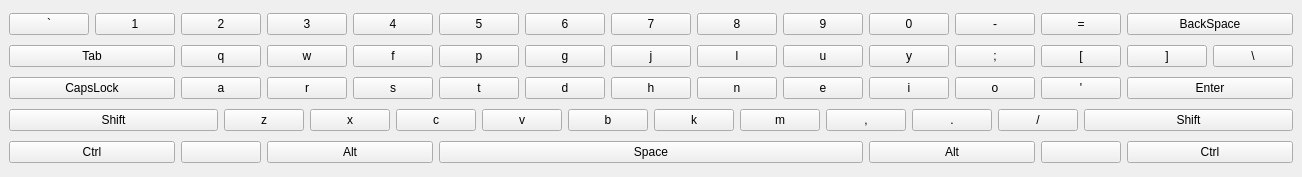
<?xml version="1.0" encoding="UTF-8"?>
<ui version="4.0">
 <class>ColemakKeyboard</class>
 <widget class="QMainWindow" name="ColemakKeyboard">
  <property name="geometry">
   <rect>
    <x>0</x>
    <y>0</y>
    <width>1302</width>
    <height>177</height>
   </rect>
  </property>
  <property name="windowTitle">
   <string>MainWindow</string>
  </property>
  <widget class="QWidget" name="centralwidget">
   <layout class="QGridLayout" name="gridLayout">
    <item row="0" column="0">
     <widget class="QPushButton" name="Btn1">
      <property name="text">
       <string>`</string>
      </property>
     </widget>
    </item>
    <item row="0" column="1">
     <widget class="QPushButton" name="Btn2">
      <property name="text">
       <string>1</string>
      </property>
     </widget>
    </item>
    <item row="0" column="2" colspan="2">
     <widget class="QPushButton" name="Btn3">
      <property name="text">
       <string>2</string>
      </property>
     </widget>
    </item>
    <item row="0" column="4" colspan="2">
     <widget class="QPushButton" name="Btn4">
      <property name="text">
       <string>3</string>
      </property>
     </widget>
    </item>
    <item row="0" column="6" colspan="2">
     <widget class="QPushButton" name="Btn5">
      <property name="text">
       <string>4</string>
      </property>
     </widget>
    </item>
    <item row="0" column="8" colspan="2">
     <widget class="QPushButton" name="Btn6">
      <property name="text">
       <string>5</string>
      </property>
     </widget>
    </item>
    <item row="0" column="10" colspan="2">
     <widget class="QPushButton" name="Btn7">
      <property name="text">
       <string>6</string>
      </property>
     </widget>
    </item>
    <item row="0" column="12" colspan="2">
     <widget class="QPushButton" name="Btn8">
      <property name="text">
       <string>7</string>
      </property>
     </widget>
    </item>
    <item row="0" column="14" colspan="2">
     <widget class="QPushButton" name="Btn9">
      <property name="text">
       <string>8</string>
      </property>
     </widget>
    </item>
    <item row="0" column="16" colspan="2">
     <widget class="QPushButton" name="Btn10">
      <property name="text">
       <string>9</string>
      </property>
     </widget>
    </item>
    <item row="0" column="18" colspan="2">
     <widget class="QPushButton" name="Btn11">
      <property name="text">
       <string>0</string>
      </property>
     </widget>
    </item>
    <item row="0" column="20" colspan="2">
     <widget class="QPushButton" name="Btn12">
      <property name="text">
       <string>-</string>
      </property>
     </widget>
    </item>
    <item row="0" column="22" colspan="2">
     <widget class="QPushButton" name="Btn13">
      <property name="text">
       <string>=</string>
      </property>
     </widget>
    </item>
    <item row="0" column="24" colspan="2">
     <widget class="QPushButton" name="Btn14">
      <property name="text">
       <string>BackSpace</string>
      </property>
     </widget>
    </item>
    <item row="1" column="0" colspan="2">
     <widget class="QPushButton" name="Btn15">
      <property name="text">
       <string>Tab</string>
      </property>
     </widget>
    </item>
    <item row="1" column="2" colspan="2">
     <widget class="QPushButton" name="Btn16">
      <property name="text">
       <string>q</string>
      </property>
     </widget>
    </item>
    <item row="1" column="4" colspan="2">
     <widget class="QPushButton" name="Btn17">
      <property name="text">
       <string>w</string>
      </property>
     </widget>
    </item>
    <item row="1" column="6" colspan="2">
     <widget class="QPushButton" name="Btn18">
      <property name="text">
       <string>f</string>
      </property>
     </widget>
    </item>
    <item row="1" column="8" colspan="2">
     <widget class="QPushButton" name="Btn19">
      <property name="text">
       <string>p</string>
      </property>
     </widget>
    </item>
    <item row="1" column="10" colspan="2">
     <widget class="QPushButton" name="Btn20">
      <property name="text">
       <string>g</string>
      </property>
     </widget>
    </item>
    <item row="1" column="12" colspan="2">
     <widget class="QPushButton" name="Btn21">
      <property name="text">
       <string>j</string>
      </property>
     </widget>
    </item>
    <item row="1" column="14" colspan="2">
     <widget class="QPushButton" name="Btn22">
      <property name="text">
       <string>l</string>
      </property>
     </widget>
    </item>
    <item row="1" column="16" colspan="2">
     <widget class="QPushButton" name="Btn23">
      <property name="text">
       <string>u</string>
      </property>
     </widget>
    </item>
    <item row="1" column="18" colspan="2">
     <widget class="QPushButton" name="Btn24">
      <property name="text">
       <string>y</string>
      </property>
     </widget>
    </item>
    <item row="1" column="20" colspan="2">
     <widget class="QPushButton" name="Btn25">
      <property name="text">
       <string>;</string>
      </property>
     </widget>
    </item>
    <item row="1" column="22" colspan="2">
     <widget class="QPushButton" name="Btn26">
      <property name="text">
       <string>[</string>
      </property>
     </widget>
    </item>
    <item row="1" column="24">
     <widget class="QPushButton" name="Btn27">
      <property name="text">
       <string>]</string>
      </property>
     </widget>
    </item>
    <item row="1" column="25">
     <widget class="QPushButton" name="Btn28">
      <property name="text">
       <string>\</string>
      </property>
     </widget>
    </item>
    <item row="2" column="0" colspan="2">
     <widget class="QPushButton" name="Btn29">
      <property name="text">
       <string>CapsLock</string>
      </property>
     </widget>
    </item>
    <item row="2" column="2" colspan="2">
     <widget class="QPushButton" name="Btn30">
      <property name="text">
       <string>a</string>
      </property>
     </widget>
    </item>
    <item row="2" column="4" colspan="2">
     <widget class="QPushButton" name="Btn31">
      <property name="text">
       <string>r</string>
      </property>
     </widget>
    </item>
    <item row="2" column="6" colspan="2">
     <widget class="QPushButton" name="Btn32">
      <property name="text">
       <string>s</string>
      </property>
     </widget>
    </item>
    <item row="2" column="8" colspan="2">
     <widget class="QPushButton" name="Btn33">
      <property name="text">
       <string>t</string>
      </property>
     </widget>
    </item>
    <item row="2" column="10" colspan="2">
     <widget class="QPushButton" name="Btn34">
      <property name="text">
       <string>d</string>
      </property>
     </widget>
    </item>
    <item row="2" column="12" colspan="2">
     <widget class="QPushButton" name="Btn35">
      <property name="text">
       <string>h</string>
      </property>
     </widget>
    </item>
    <item row="2" column="14" colspan="2">
     <widget class="QPushButton" name="Btn36">
      <property name="text">
       <string>n</string>
      </property>
      <property name="checkable">
       <bool>false</bool>
      </property>
      <property name="autoRepeatDelay">
       <number>300</number>
      </property>
      <property name="autoRepeatInterval">
       <number>100</number>
      </property>
      <property name="flat">
       <bool>false</bool>
      </property>
     </widget>
    </item>
    <item row="2" column="16" colspan="2">
     <widget class="QPushButton" name="Btn37">
      <property name="text">
       <string>e</string>
      </property>
     </widget>
    </item>
    <item row="2" column="18" colspan="2">
     <widget class="QPushButton" name="Btn38">
      <property name="text">
       <string>i</string>
      </property>
     </widget>
    </item>
    <item row="2" column="20" colspan="2">
     <widget class="QPushButton" name="Btn39">
      <property name="text">
       <string>o</string>
      </property>
     </widget>
    </item>
    <item row="2" column="22" colspan="2">
     <widget class="QPushButton" name="Btn40">
      <property name="text">
       <string>'</string>
      </property>
     </widget>
    </item>
    <item row="2" column="24" colspan="2">
     <widget class="QPushButton" name="Btn41">
      <property name="text">
       <string>Enter</string>
      </property>
     </widget>
    </item>
    <item row="3" column="0" colspan="3">
     <widget class="QPushButton" name="Btn42">
      <property name="text">
       <string>Shift</string>
      </property>
     </widget>
    </item>
    <item row="3" column="3" colspan="2">
     <widget class="QPushButton" name="Btn43">
      <property name="text">
       <string>z</string>
      </property>
     </widget>
    </item>
    <item row="3" column="5" colspan="2">
     <widget class="QPushButton" name="Btn44">
      <property name="text">
       <string>x</string>
      </property>
     </widget>
    </item>
    <item row="3" column="7" colspan="2">
     <widget class="QPushButton" name="Btn45">
      <property name="text">
       <string>c</string>
      </property>
     </widget>
    </item>
    <item row="3" column="9" colspan="2">
     <widget class="QPushButton" name="Btn46">
      <property name="text">
       <string>v</string>
      </property>
     </widget>
    </item>
    <item row="3" column="11" colspan="2">
     <widget class="QPushButton" name="Btn47">
      <property name="text">
       <string>b</string>
      </property>
     </widget>
    </item>
    <item row="3" column="13" colspan="2">
     <widget class="QPushButton" name="Btn48">
      <property name="text">
       <string>k</string>
      </property>
     </widget>
    </item>
    <item row="3" column="15" colspan="2">
     <widget class="QPushButton" name="Btn49">
      <property name="text">
       <string>m</string>
      </property>
     </widget>
    </item>
    <item row="3" column="17" colspan="2">
     <widget class="QPushButton" name="Btn50">
      <property name="text">
       <string>,</string>
      </property>
     </widget>
    </item>
    <item row="3" column="19" colspan="2">
     <widget class="QPushButton" name="Btn51">
      <property name="text">
       <string>.</string>
      </property>
     </widget>
    </item>
    <item row="3" column="21" colspan="2">
     <widget class="QPushButton" name="Btn52">
      <property name="text">
       <string>/</string>
      </property>
     </widget>
    </item>
    <item row="3" column="23" colspan="3">
     <widget class="QPushButton" name="Btn53">
      <property name="text">
       <string>Shift</string>
      </property>
     </widget>
    </item>
    <item row="4" column="0" colspan="2">
     <widget class="QPushButton" name="Btn54">
      <property name="text">
       <string>Ctrl</string>
      </property>
     </widget>
    </item>
    <item row="4" column="2" colspan="2">
     <widget class="QPushButton" name="Btn55">
      <property name="text">
       <string/>
      </property>
     </widget>
    </item>
    <item row="4" column="4" colspan="4">
     <widget class="QPushButton" name="Btn56">
      <property name="text">
       <string>Alt</string>
      </property>
     </widget>
    </item>
    <item row="4" column="8" colspan="10">
     <widget class="QPushButton" name="Btn57">
      <property name="text">
       <string>Space</string>
      </property>
     </widget>
    </item>
    <item row="4" column="18" colspan="4">
     <widget class="QPushButton" name="Btn58">
      <property name="text">
       <string>Alt</string>
      </property>
     </widget>
    </item>
    <item row="4" column="22" colspan="2">
     <widget class="QPushButton" name="Btn59">
      <property name="text">
       <string/>
      </property>
     </widget>
    </item>
    <item row="4" column="24" colspan="2">
     <widget class="QPushButton" name="Btn60">
      <property name="text">
       <string>Ctrl</string>
      </property>
     </widget>
    </item>
   </layout>
  </widget>
 </widget>
 <resources/>
 <connections/>
</ui>
